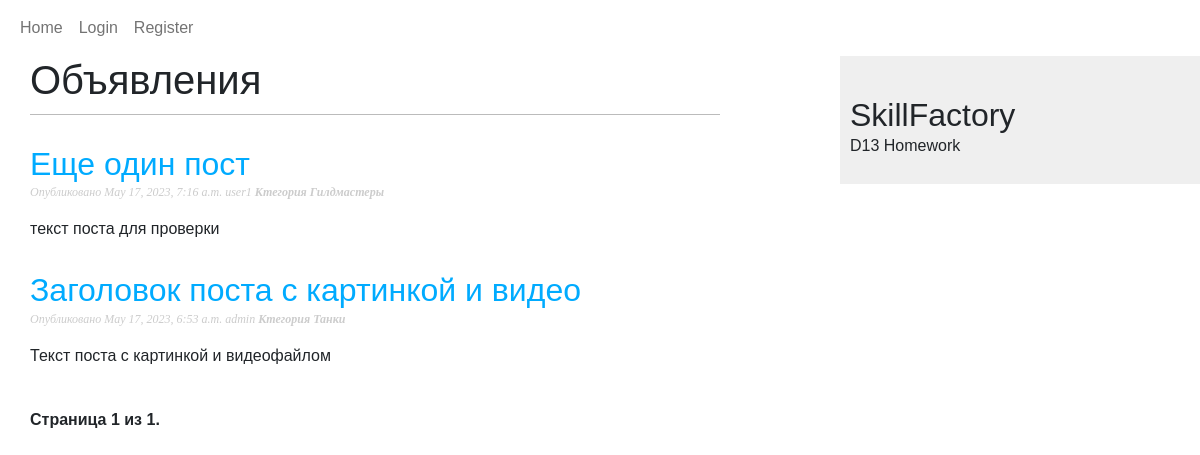
Screenshot of /blog/ with the database file from the repository.
### blog/models.py (models this page shows, shortened)
class Post(models.Model):
    class PublishedManager(models.Manager):
        def get_queryset(self):
            return super().get_queryset().filter(status=Post.Status.PUBLISHED)
    class Status(models.TextChoices):
        DRAFT = 'DF', 'Draft'
        PUBLISHED = 'PB', 'Published'
    title = models.CharField(max_length=255)
    slug = models.SlugField(max_length=255, unique_for_date='publish')
    author = models.ForeignKey(User, on_delete=models.CASCADE, related_name='blog_posts', null=True)
    cat = models.ForeignKey('Category', on_delete=models.CASCADE, null=True)
    body = models.TextField()
    image = models.ImageField(null=True, blank=True)
    video = models.FileField(upload_to='video/', null=True, blank=True)
    publish = models.DateTimeField(default=timezone.now)
    created = models.DateTimeField(auto_now_add=True)
    updated = models.DateTimeField(auto_now=True)
    status = models.CharField(max_length=2, choices=Status.choices, default=Status.DRAFT)
    objects = models.Manager()
    published = PublishedManager()
    class Meta:
        ordering = ['-publish']
        indexes = [models.Index(fields=['-publish']),]

class Category(models.Model):
    name = models.CharField(max_length=250, choices=CATEGORIES, blank=False, default=None)
    def __str__(self):
        return dict(CATEGORIES)[self.name]
    class Meta:
        verbose_name = 'Категория'
        verbose_name_plural = 'Категории'
        ordering = ['id']

### blog/views.py (the view)
# urls.py: path('', views.PostListView.as_view(), name='post_list'),
class PostListView(ListView):
    queryset = Post.published.all()
    context_object_name = 'posts'
    paginate_by = 3
    template_name = 'blog/post/list.html'

### blog/templates/blog/post/list.html (shortened to what this page needs)
{% extends "blog/base.html" %}
{% block content %}
    <h1>Объявления</h1>
        {% for post in posts %}
        <h2>
            <a href="{% url 'blog:post_detail' post.id %}">{{ post.title }}</a>
        </h2>
        <p class="date"> Опубликовано {{ post.publish }}  {{ post.author }} <strong>Ктегория {{ post.cat }}</strong></p>
        {{ post.body|truncatewords:30|linebreaks }}
        {% endfor %}
        {% include 'blog/pagination.html' with page=page_obj %}
{% endblock %}

### blog/templates/blog/base.html (shortened to what this page needs)
{% load static %}
<!DOCTYPE html>
<html>
<head>
    <link rel="stylesheet" href="https://cdn.jsdelivr.net/npm/bootstrap@5.2.3/dist/css/bootstrap.min.css">
    <link href="{% static 'blog/css/blog.css' %}" rel="stylesheet">
</head>
<body>
    <nav class="navbar navbar-expand-lg bg-body-tertiary style='background-color: #e3f2fd'">
        <div class="container-fluid">
            <ul class="navbar-nav">
              <li class="nav-item">
                <a class="nav-link" aria-current="page" href="/">Home</a>
              </li>
              {% if request.user.is_authenticated %}
              <li class="nav-link px-5">Вы вошли как: {{ user.username }}  <a href="{% url 'blog:logout' %}">Выйти</a></li>
              <li class="nav-item">
                <a class="nav-link" href="{% url 'blog:profile' %}">Профиль</a>
              </li>
              {% else %}
              <li class="nav-item">
                <a class="nav-link" href="{% url 'blog:login' %}">Login</a>
              </li>
              <li class="nav-item">
                <a class="nav-link" href="{% url 'blog:register' %}">Register</a>
              </li>
              {% endif %}
            </ul>
          </div>
      </nav>
    <div id="content">
        {% block content %}
        {% endblock %}
    </div>
    <div id="sidebar">
        <h2>SkillFactory</h2>
        <p>D13 Homework</p>
    </div>
</body>
</html>

### blog/templates/blog/pagination.html (shortened to what this page needs)
<div class="pagination">
    <span class="step-links">
    <span class="current">Страница {{ page.number }} из {{ page.paginator.num_pages }}.</span>
    </span>
    </div>

### blog/static/blog/css/blog.css (style rules this page uses)
body { margin:0; padding:0; font-family:helvetica, sans-serif; }
a { color:#00abff; text-decoration:none; }
h1 { font-weight:normal; border-bottom:1px solid #bbb; padding:0 0 10px 0; }
h2 { font-weight:normal; margin:30px 0 0; }
#content { float:left; width:60%; padding:0 0 0 30px; }
#sidebar { float:right; width:30%; padding:10px; background:#efefef; height:100%; }
p.date { color:#ccc; font-family: georgia, serif; font-size: 12px; font-style: italic; }
.pagination { margin:40px 0; font-weight:bold; }

### rows the page displays
Post: title "Еще один пост", publish "May 17, 2023, 7:16 a.m.", author "user1", cat "Гилдмастеры", body "текст поста для проверки"
Post: title "Заголовок поста с картинкой и видео", publish "May 17, 2023, 6:53 a.m.", author "admin", cat "Танки", body "Текст поста с картинкой и видеофайлом"

### other values shown
{{ page.number }} "1"
{{ page.paginator.num_pages }} "1"
